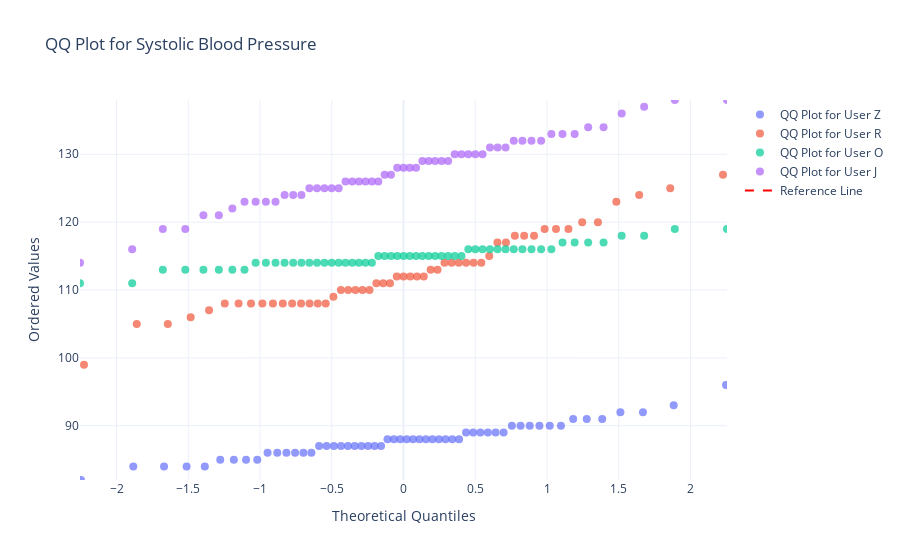
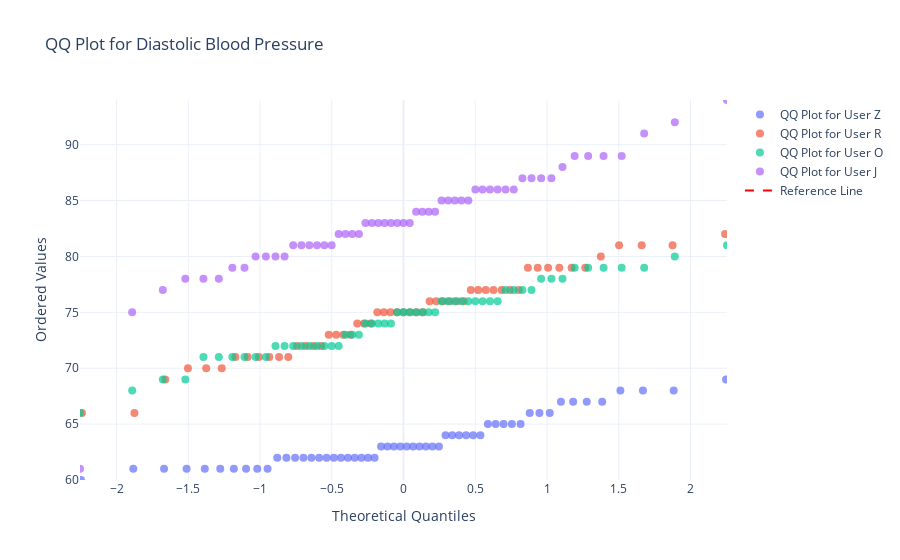

Notebook cell for these charts, in order:
### Code cell
import pandas as pd
import scipy.stats as stats
import plotly.graph_objects as go

# Define column names for each metric
systolic_bp_columns = [
    'Blood-Pressure(systolic)(mmHg)-Z', 
    'Blood-Pressure(systolic)(mmHg)-R', 
    'Blood-Pressure(systolic)(mmHg)-O', 
    'Blood-Pressure(systolic)(mmHg)-J'
]

diastolic_bp_columns = [
    'Blood-Pressure(diastolic)(mmHg)-Z', 
    'Blood-Pressure(diastolic)(mmHg)-R', 
    'Blood-Pressure(diastolic)(mmHg)-O', 
    'Blood-Pressure(diastolic)(mmHg)-J'
]

roman_labels = ['User Z', 'User R', 'User O', 'User J']  # Ensuring correct mapping

def create_qq_plot(columns, title, df):
    fig = go.Figure()
    has_data = False  # Track if we add any data to the plot
    all_x_values = []  # Store all x-values for dynamic scaling
    all_y_values = []  # Store all y-values for dynamic scaling

    for col, roman in zip(columns, roman_labels):
        if col not in df.columns:
            print(f"Warning: Column {col} not found in DataFrame, skipping.")
            continue
        
        data = df[col].dropna()
 
        if data.empty:
            print(f"Warning: No valid numeric data for {roman}, skipping.")
            continue  # Skip if no valid data
        
        has_data = True
        
        # Perform Q-Q plot calculation without standardization
        osm, osr = stats.probplot(data, dist="norm")[0]  # Extract only the quantiles
        all_x_values.extend(osm)
        all_y_values.extend(osr)
        # Add scatter plot for each user
        fig.add_trace(go.Scatter(
            x=osm, 
            y=osr, 
            mode='markers', 
            name=f'QQ Plot for {roman}',
            marker=dict(size=8, opacity=0.7, symbol='circle')
        ))

    if not has_data:
        print(f"No valid data for {title}, skipping plot.")
        return  # Do not create an empty plot

    # Adjust X and Y axis dynamically based on real data
    min_x, max_x = min(all_x_values), max(all_x_values)
    min_y, max_y = min(all_y_values), max(all_y_values)

    # Add reference (y=x) line
    fig.add_trace(go.Scatter(
        x=[min_x, max_x], 
        y=[min_x, max_x], 
        mode='lines', 
        name='Reference Line',
        line=dict(color='red', dash='dash')
    ))

    fig.update_layout(
        title=title,
        xaxis_title="Theoretical Quantiles",
        yaxis_title="Ordered Values",
        xaxis=dict(range=[min_x, max_x]),
        yaxis=dict(range=[min_y, max_y]),
        template="plotly_white"
    )
    
    #print(f"Displaying {title}...")  # Debugging
    fig.show()


# Ensure only valid columns are processed
df.columns = df.columns.str.strip()
systolic_bp_columns = [col for col in systolic_bp_columns if col in df.columns]
diastolic_bp_columns = [col for col in diastolic_bp_columns if col in df.columns]

# Generate and separately display both plots
create_qq_plot(systolic_bp_columns, "QQ Plot for Systolic Blood Pressure", df)
create_qq_plot(diastolic_bp_columns, "QQ Plot for Diastolic Blood Pressure", df)

### Figure 1 — Plotly figure (JSON) as saved in the notebook; plotly's stock layout.template omitted (floating-point values rounded to 4 significant figures)
{"data": [{"marker": {"opacity": 0.7, "size": 8, "symbol": "circle"}, "mode": "markers", "name": "QQ Plot for User Z", "type": "scatter", "x": [-2.248, -1.883, -1.669, -1.511, -1.385, -1.277, -1.182, -1.097, -1.019, -0.9471, -0.8797, -0.8159, -0.7554, -0.6975, -0.6418, -0.5881, -0.536, -0.4853, -0.4359, -0.3875, -0.34, -0.2932, -0.2471, -0.2015, -0.1563, -0.1114, -0.06676, -0.02224, 0.02224, 0.06676, 0.1114, 0.1563, 0.2015, 0.2471, 0.2932, 0.34, 0.3875, 0.4359, 0.4853, 0.536, 0.5881, 0.6418, 0.6975, 0.7554, 0.8159, 0.8797, 0.9471, 1.019, 1.097, 1.182, 1.277, 1.385, 1.511, 1.669, 1.883, 2.248], "y": [82, 84, 84, 84, 84, 85, 85, 85, 85, 86, 86, 86, 86, 86, 86, 87, 87, 87, 87, 87, 87, 87, 87, 87, 87, 88, 88, 88, 88, 88, 88, 88, 88, 88, 88, 88, 88, 89, 89, 89, 89, 89, 89, 90, 90, 90, 90, 90, 90, 91, 91, 91, 92, 92, 93, 96]}, {"marker": {"opacity": 0.7, "size": 8, "symbol": "circle"}, "mode": "markers", "name": "QQ Plot for User R", "type": "scatter", "x": [-2.226, -1.859, -1.642, -1.483, -1.355, -1.245, -1.149, -1.063, -0.9834, -0.9099, -0.841, -0.7759, -0.7139, -0.6545, -0.5974, -0.5421, -0.4885, -0.4362, -0.3851, -0.335, -0.2857, -0.2371, -0.189, -0.1414, -0.09408, -0.04699, 0, 0.04699, 0.09408, 0.1414, 0.189, 0.2371, 0.2857, 0.335, 0.3851, 0.4362, 0.4885, 0.5421, 0.5974, 0.6545, 0.7139, 0.7759, 0.841, 0.9099, 0.9834, 1.063, 1.149, 1.245, 1.355, 1.483, 1.642, 1.859, 2.226], "y": [99, 105, 105, 106, 107, 108, 108, 108, 108, 108, 108, 108, 108, 108, 108, 108, 109, 110, 110, 110, 110, 110, 111, 111, 111, 112, 112, 112, 112, 112, 113, 113, 114, 114, 114, 114, 114, 114, 115, 117, 117, 118, 118, 118, 119, 119, 119, 120, 120, 123, 124, 125, 127]}, {"marker": {"opacity": 0.7, "size": 8, "symbol": "circle"}, "mode": "markers", "name": "QQ Plot for User O", "type": "scatter", "x": [-2.254, -1.891, -1.677, -1.52, -1.394, -1.287, -1.193, -1.108, -1.031, -0.959, -0.8919, -0.8286, -0.7685, -0.7111, -0.6559, -0.6026, -0.551, -0.5008, -0.4519, -0.404, -0.357, -0.3108, -0.2653, -0.2202, -0.1757, -0.1315, -0.0875, -0.04371, 0, 0.04371, 0.0875, 0.1315, 0.1757, 0.2202, 0.2653, 0.3108, 0.357, 0.404, 0.4519, 0.5008, 0.551, 0.6026, 0.6559, 0.7111, 0.7685, 0.8286, 0.8919, 0.959, 1.031, 1.108, 1.193, 1.287, 1.394, 1.52, 1.677, 1.891, 2.254], "y": [111, 111, 113, 113, 113, 113, 113, 113, 114, 114, 114, 114, 114, 114, 114, 114, 114, 114, 114, 114, 114, 114, 114, 114, 115, 115, 115, 115, 115, 115, 115, 115, 115, 115, 115, 115, 115, 115, 116, 116, 116, 116, 116, 116, 116, 116, 116, 116, 116, 117, 117, 117, 117, 118, 118, 119, 119]}, {"marker": {"opacity": 0.7, "size": 8, "symbol": "circle"}, "mode": "markers", "name": "QQ Plot for User J", "type": "scatter", "x": [-2.254, -1.891, -1.677, -1.52, -1.394, -1.287, -1.193, -1.108, -1.031, -0.959, -0.8919, -0.8286, -0.7685, -0.7111, -0.6559, -0.6026, -0.551, -0.5008, -0.4519, -0.404, -0.357, -0.3108, -0.2653, -0.2202, -0.1757, -0.1315, -0.0875, -0.04371, 0, 0.04371, 0.0875, 0.1315, 0.1757, 0.2202, 0.2653, 0.3108, 0.357, 0.404, 0.4519, 0.5008, 0.551, 0.6026, 0.6559, 0.7111, 0.7685, 0.8286, 0.8919, 0.959, 1.031, 1.108, 1.193, 1.287, 1.394, 1.52, 1.677, 1.891, 2.254], "y": [114, 116, 119, 119, 121, 121, 122, 123, 123, 123, 123, 124, 124, 124, 125, 125, 125, 125, 125, 126, 126, 126, 126, 126, 126, 127, 127, 128, 128, 128, 128, 129, 129, 129, 129, 129, 130, 130, 130, 130, 130, 131, 131, 131, 132, 132, 132, 132, 133, 133, 133, 134, 134, 136, 137, 138, 138]}, {"line": {"color": "red", "dash": "dash"}, "mode": "lines", "name": "Reference Line", "type": "scatter", "x": [-2.254, 2.254], "y": [-2.254, 2.254]}], "layout": {"title": {"text": "QQ Plot for Systolic Blood Pressure"}, "xaxis": {"range": [-2.254, 2.254], "title": {"text": "Theoretical Quantiles"}}, "yaxis": {"range": [82, 138], "title": {"text": "Ordered Values"}}}}

### Figure 2 — Plotly figure (JSON) as saved in the notebook; plotly's stock layout.template omitted (floating-point values rounded to 4 significant figures)
{"data": [{"marker": {"opacity": 0.7, "size": 8, "symbol": "circle"}, "mode": "markers", "name": "QQ Plot for User Z", "type": "scatter", "x": [-2.248, -1.883, -1.669, -1.511, -1.385, -1.277, -1.182, -1.097, -1.019, -0.9471, -0.8797, -0.8159, -0.7554, -0.6975, -0.6418, -0.5881, -0.536, -0.4853, -0.4359, -0.3875, -0.34, -0.2932, -0.2471, -0.2015, -0.1563, -0.1114, -0.06676, -0.02224, 0.02224, 0.06676, 0.1114, 0.1563, 0.2015, 0.2471, 0.2932, 0.34, 0.3875, 0.4359, 0.4853, 0.536, 0.5881, 0.6418, 0.6975, 0.7554, 0.8159, 0.8797, 0.9471, 1.019, 1.097, 1.182, 1.277, 1.385, 1.511, 1.669, 1.883, 2.248], "y": [60, 61, 61, 61, 61, 61, 61, 61, 61, 61, 62, 62, 62, 62, 62, 62, 62, 62, 62, 62, 62, 62, 62, 62, 63, 63, 63, 63, 63, 63, 63, 63, 63, 63, 64, 64, 64, 64, 64, 64, 65, 65, 65, 65, 65, 66, 66, 66, 67, 67, 67, 67, 68, 68, 68, 69]}, {"marker": {"opacity": 0.7, "size": 8, "symbol": "circle"}, "mode": "markers", "name": "QQ Plot for User R", "type": "scatter", "x": [-2.241, -1.875, -1.66, -1.502, -1.375, -1.267, -1.171, -1.086, -1.008, -0.935, -0.8671, -0.8029, -0.7419, -0.6835, -0.6274, -0.5732, -0.5206, -0.4694, -0.4195, -0.3705, -0.3224, -0.2751, -0.2283, -0.1821, -0.1362, -0.09067, -0.04529, 0, 0.04529, 0.09067, 0.1362, 0.1821, 0.2283, 0.2751, 0.3224, 0.3705, 0.4195, 0.4694, 0.5206, 0.5732, 0.6274, 0.6835, 0.7419, 0.8029, 0.8671, 0.935, 1.008, 1.086, 1.171, 1.267, 1.375, 1.502, 1.66, 1.875, 2.241], "y": [66, 66, 69, 70, 70, 70, 71, 71, 71, 71, 71, 71, 72, 72, 72, 72, 73, 73, 73, 73, 74, 74, 74, 75, 75, 75, 75, 75, 75, 75, 75, 76, 76, 76, 76, 76, 76, 77, 77, 77, 77, 77, 77, 77, 79, 79, 79, 79, 79, 79, 80, 81, 81, 81, 82]}, {"marker": {"opacity": 0.7, "size": 8, "symbol": "circle"}, "mode": "markers", "name": "QQ Plot for User O", "type": "scatter", "x": [-2.254, -1.891, -1.677, -1.52, -1.394, -1.287, -1.193, -1.108, -1.031, -0.959, -0.8919, -0.8286, -0.7685, -0.7111, -0.6559, -0.6026, -0.551, -0.5008, -0.4519, -0.404, -0.357, -0.3108, -0.2653, -0.2202, -0.1757, -0.1315, -0.0875, -0.04371, 0, 0.04371, 0.0875, 0.1315, 0.1757, 0.2202, 0.2653, 0.3108, 0.357, 0.404, 0.4519, 0.5008, 0.551, 0.6026, 0.6559, 0.7111, 0.7685, 0.8286, 0.8919, 0.959, 1.031, 1.108, 1.193, 1.287, 1.394, 1.52, 1.677, 1.891, 2.254], "y": [66, 68, 69, 69, 71, 71, 71, 71, 71, 71, 72, 72, 72, 72, 72, 72, 72, 72, 72, 73, 73, 73, 74, 74, 74, 74, 74, 75, 75, 75, 75, 75, 75, 75, 76, 76, 76, 76, 76, 76, 76, 76, 76, 77, 77, 77, 77, 78, 78, 78, 79, 79, 79, 79, 79, 80, 81]}, {"marker": {"opacity": 0.7, "size": 8, "symbol": "circle"}, "mode": "markers", "name": "QQ Plot for User J", "type": "scatter", "x": [-2.254, -1.891, -1.677, -1.52, -1.394, -1.287, -1.193, -1.108, -1.031, -0.959, -0.8919, -0.8286, -0.7685, -0.7111, -0.6559, -0.6026, -0.551, -0.5008, -0.4519, -0.404, -0.357, -0.3108, -0.2653, -0.2202, -0.1757, -0.1315, -0.0875, -0.04371, 0, 0.04371, 0.0875, 0.1315, 0.1757, 0.2202, 0.2653, 0.3108, 0.357, 0.404, 0.4519, 0.5008, 0.551, 0.6026, 0.6559, 0.7111, 0.7685, 0.8286, 0.8919, 0.959, 1.031, 1.108, 1.193, 1.287, 1.394, 1.52, 1.677, 1.891, 2.254], "y": [61, 75, 77, 78, 78, 78, 79, 79, 80, 80, 80, 80, 81, 81, 81, 81, 81, 81, 82, 82, 82, 82, 83, 83, 83, 83, 83, 83, 83, 83, 84, 84, 84, 84, 85, 85, 85, 85, 85, 86, 86, 86, 86, 86, 86, 87, 87, 87, 87, 88, 89, 89, 89, 89, 91, 92, 94]}, {"line": {"color": "red", "dash": "dash"}, "mode": "lines", "name": "Reference Line", "type": "scatter", "x": [-2.254, 2.254], "y": [-2.254, 2.254]}], "layout": {"title": {"text": "QQ Plot for Diastolic Blood Pressure"}, "xaxis": {"range": [-2.254, 2.254], "title": {"text": "Theoretical Quantiles"}}, "yaxis": {"range": [60, 94], "title": {"text": "Ordered Values"}}}}
